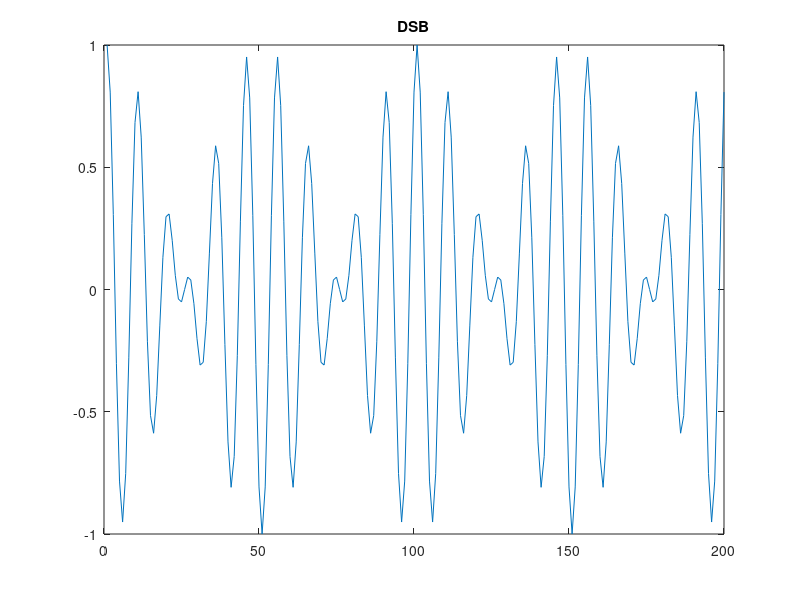

The MATLAB script that drew this image: (Note: this script raises an error after producing the figure.)
%Generating DSB signal
clc
clear all;
close all;
%use orthogonal modulation generate modulated siganl
%You can see the original signal v in the code.
fc=1e4;                                                 %carrier frequency
fs=1e5;                                                 %sample frequency
T=1/fs;                                                 %sample time
L=200;                                                  %length of signal
t=(0:L-1)*T;                                            %time vector
A=1;                                                    %%Ampltitude
v=A*cos(2*pi*1000*t);                                   %modulation signal
xs=sin(2*pi*fc*t);
xc=cos(2*pi*fc*t);

%FM                                                 
I_DSB=v;
Q_DSB=0;
y_DSB=I_DSB.*xc+Q_DSB.*xs;
figure(1)
plot(y_DSB)
title('DSB');
figure(2)
plotSpectral(y_DSB,fs)
